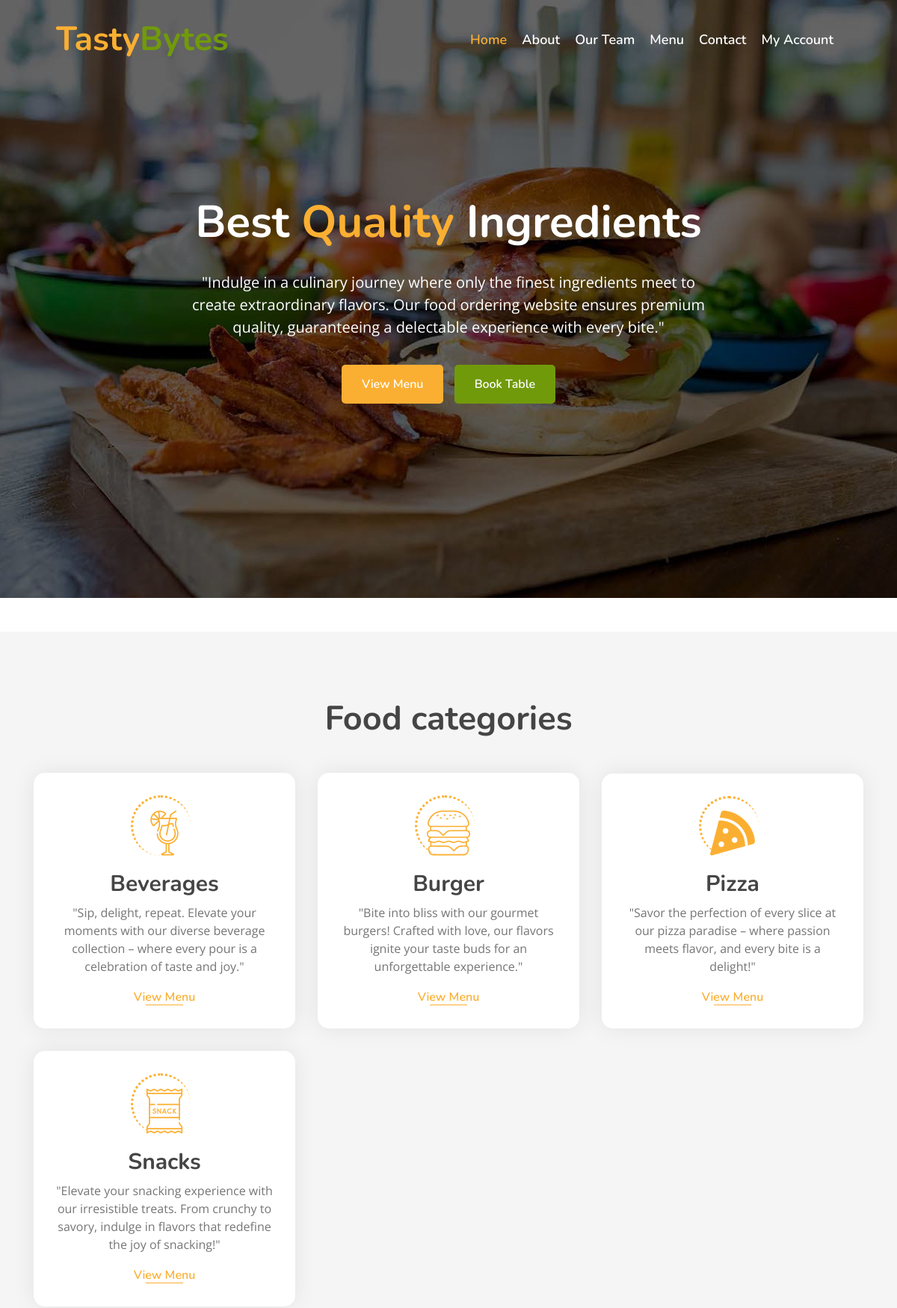
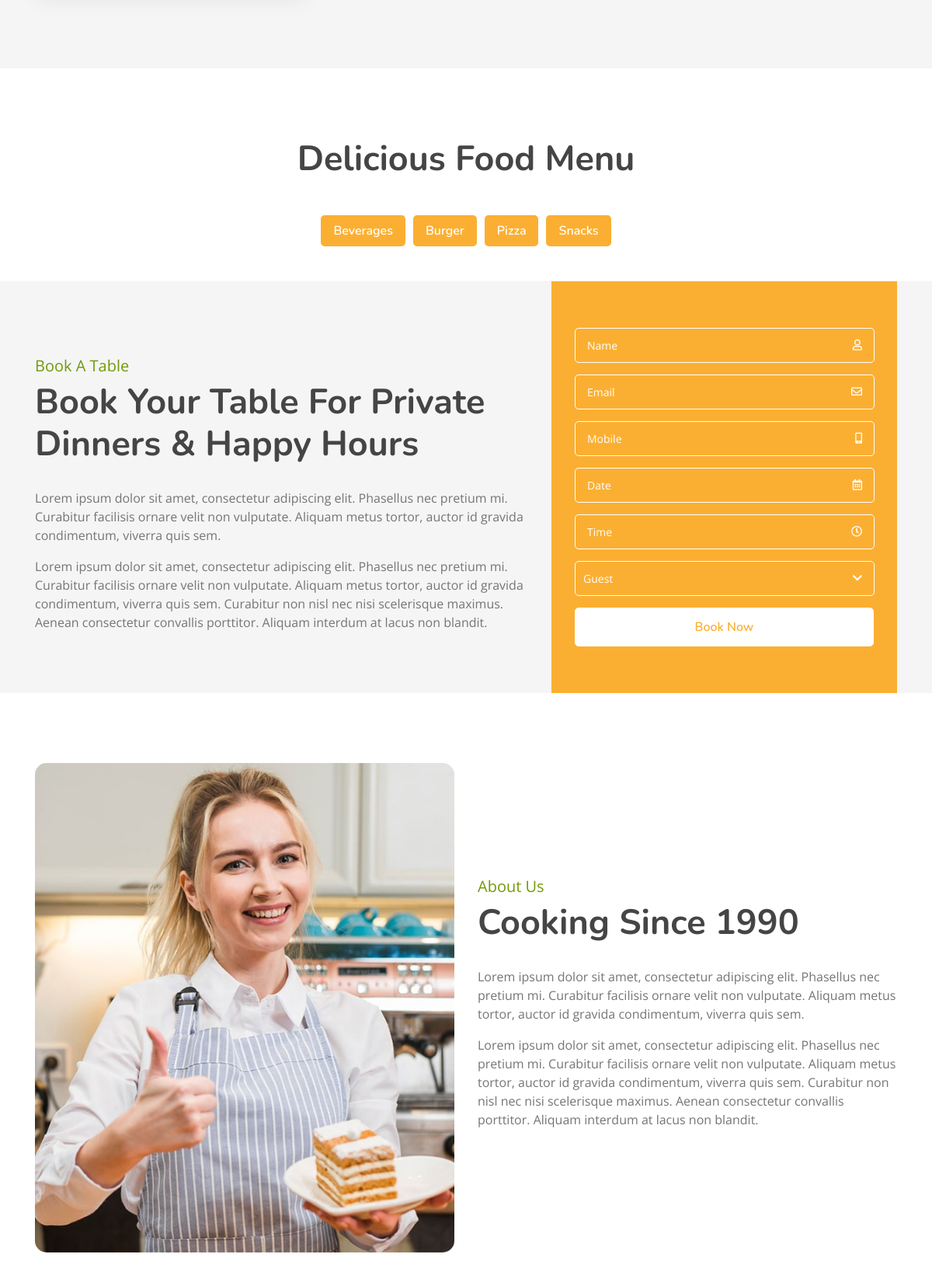
The page / (upper part) on the database its author committed (2 pictures, top to bottom).
### products/models.py (models this page shows, shortened)
class Category(models.Model):
    name = models.CharField(max_length=100, unique=True)
    image = models.ImageField(upload_to="categories/%Y/%m/%d")
    icon = models.CharField(max_length=50, blank=True)
    description = models.TextField()
    added_on = models.DateTimeField(auto_now_add=True)
    updated_on = models.DateTimeField(auto_now=True)

### products/views.py (the view)
# urls.py: path('',views.index,name="index"),
def index(request):
    context ={}
    cats = Category.objects.all().order_by('name')
    context['categories'] = cats
    dishes = []
    for cat in cats:
        dishes.append({
            'cat_id':cat.id,
            'cat_name':cat.name,
            'cat_img':cat.image,
            'items':list(cat.dish_set.all().values())
        })
    context['menu'] = dishes
    return render(request,'index.html', context)

### template/index.html (shortened to what this page needs)
{% extends "base.html" %}
{% block content %}
        <div class="carousel">
            <div class="container-fluid">
                <div class="owl-carousel">
                    <div class="carousel-item">
                        <div class="carousel-img">
                            <img src="/static/img/carousel-1.jpg" alt="Image">
                        </div>
                        <div class="carousel-text">
                            <h1>Best <span>Quality</span> Ingredients</h1>
                            <p>
                                "Indulge in a culinary journey where only the finest ingredients meet to create extraordinary flavors. Our food ordering website ensures premium quality, guaranteeing a delectable experience with every bite."                            </p>
                            <div class="carousel-btn">
                                <a class="btn custom-btn" href="/dishes/">View Menu</a>
                                <a class="btn custom-btn" href="">Book Table</a>
                            </div>
                        </div>
                    </div>
                </div>
            </div>
        </div>
                <div class="food">
                    <div class="container">
                        <div class="section-header text-center">
                            <h2>Food categories</h2>
                        </div>
                        <div class="row align-items-center">
                        {% for cat in categories %}
                            <div class="col-md-4">
                                <div class="food-item">
                                    <i class="{{cat.icon}}"></i>
                                    <h2>{{cat.name}}</h2>
                                    <p>
                                        {{cat.description}}
                                    </p>
                                    <a href="{% url 'all_dishes' %}?q={{cat.id}}">View Menu</a>
                                </div>
                            </div>
                        {% endfor %}
                        </div>
                    </div>
                </div>
                <div class="menu">
                    <div class="container">
                        <div class="section-header text-center">
                            <h2>Delicious Food Menu</h2>
                        </div>
                        <div class="menu-tab">
                            <ul class="nav nav-pills justify-content-center">
                                {% for category in menu %}
                                    <li class="nav-item">
                                        <a class="nav-link text-white" data-toggle="pill" href="#c-{{category.cat_id}}">{{category.cat_name}}</a>
                                    </li>
                                {% endfor %}
                            </ul>
                            <div class="tab-content">
                            </div>
                        </div>
                    </div>
                </div>
        <div class="booking">
            <div class="container">
                <div class="row align-items-center">
                    <div class="col-lg-7">
                        <div class="booking-content">
                            <div class="section-header">
                                <p>Book A Table</p>
                                <h2>Book Your Table For Private Dinners & Happy Hours</h2>
                            </div>
                            <div class="about-text">
                                <p>
                                    Lorem ipsum dolor sit amet, consectetur adipiscing elit. Phasellus nec pretium mi. Curabitur facilisis ornare velit non vulputate. Aliquam metus tortor, auctor id gravida condimentum, viverra quis sem.
                                </p>
                                <p>
                                    Lorem ipsum dolor sit amet, consectetur adipiscing elit. Phasellus nec pretium mi. Curabitur facilisis ornare velit non vulputate. Aliquam metus tortor, auctor id gravida condimentum, viverra quis sem. Curabitur non nisl nec nisi scelerisque maximus. Aenean consectetur convallis porttitor. Aliquam interdum at lacus non blandit.
                                </p>
                            </div>
                        </div>
                    </div>
                    <div class="col-lg-5">
                        <div class="booking-form">
                            <form>
                                <div class="control-group">
                                    <div class="input-group">
                                        <input type="text" class="form-control" placeholder="Name" required="required" />
                                        <div class="input-group-append">
                                            <div class="input-group-text"><i class="far fa-user"></i></div>
                                        </div>
                                    </div>
                                </div>
                                <div class="control-group">
                                    <div class="input-group">
                                        <input type="email" class="form-control" placeholder="Email" required="required" />
                                        <div class="input-group-append">
                                            <div class="input-group-text"><i class="far fa-envelope"></i></div>
                                        </div>
                                    </div>
                                </div>
                                <div class="control-group">
                                    <div class="input-group">
                                        <input type="text" class="form-control" placeholder="Mobile" required="required" />
                                        <div class="input-group-append">
                                            <div class="input-group-text"><i class="fa fa-mobile-alt"></i></div>
                                        </div>
                                    </div>
                                </div>
                                <div class="control-group">
                                    <div class="input-group date" id="date" data-target-input="nearest">
                                        <input type="text" class="form-control datetimepicker-input" placeholder="Date" data-target="#date" data-toggle="datetimepicker"/>
                                        <div class="input-group-append" data-target="#date" data-toggle="datetimepicker">
                                            <div class="input-group-text"><i class="far fa-calendar-alt"></i></div>
                                        </div>
                                    </div>
                                </div>
                                <div class="control-group">
                                    <div class="input-group time" id="time" data-target-input="nearest">
                                        <input type="text" class="form-control datetimepicker-input" placeholder="Time" data-target="#time" data-toggle="datetimepicker"/>
                                        <div class="input-group-append" data-target="#time" data-toggle="datetimepicker">
                                            <div class="input-group-text"><i class="far fa-clock"></i></div>
                                        </div>
                                    </div>
                                </div>
                                <div class="control-group">
                                    <div class="input-group">
                                        <select class="custom-select form-control">
                                            <option selected>Guest</option>
                                        </select>
                                        <div class="input-group-append">
                                            <div class="input-group-text"><i class="fa fa-chevron-down"></i></div>
                                        </div>
                                    </div>
                                </div>
                                <div>
                                    <button class="btn custom-btn" type="submit">Book Now</button>
                                </div>
                            </form>
                        </div>
                    </div>
                </div>
            </div>
        </div>
        <div class="about">
            <div class="container">
                <div class="row align-items-center">
                    <div class="col-lg-6">
                        <div class="about-img">
                            <img src="/static/img/about.jpg" alt="Image">
                        </div>
                    </div>
                    <div class="col-lg-6">
                        <div class="about-content">
                            <div class="section-header">
                                <p>About Us</p>
                                <h2>Cooking Since 1990</h2>
                            </div>
                            <div class="about-text">
                                <p>
                                    Lorem ipsum dolor sit amet, consectetur adipiscing elit. Phasellus nec pretium mi. Curabitur facilisis ornare velit non vulputate. Aliquam metus tortor, auctor id gravida condimentum, viverra quis sem.
                                </p>
                                <p>
                                    Lorem ipsum dolor sit amet, consectetur adipiscing elit. Phasellus nec pretium mi. Curabitur facilisis ornare velit non vulputate. Aliquam metus tortor, auctor id gravida condimentum, viverra quis sem. Curabitur non nisl nec nisi scelerisque maximus. Aenean consectetur convallis porttitor. Aliquam interdum at lacus non blandit.
                                </p>
                            </div>
                        </div>
                    </div>
                </div>
            </div>
        </div>
{% endblock %}

### rows shown on the page
Category: name "Beverages", description "\"Sip, delight, repeat. Elevate your moments with our diverse beverage collection – where every pour is a celebration of taste and joy.\"", cat_name "Beverages"
Category: name "Burger", description "\"Bite into bliss with our gourmet burgers! Crafted with love, our flavors ignite your taste buds for an unforgettable experience.\"", cat_name "Burger"
Category: name "Pizza", description "\"Savor the perfection of every slice at our pizza paradise – where passion meets flavor, and every bite is a delight!\"", cat_name "Pizza"
Category: name "Snacks", description "\"Elevate your snacking experience with our irresistible treats. From crunchy to savory, indulge in flavors that redefine the joy of snacking!\"", cat_name "Snacks"
